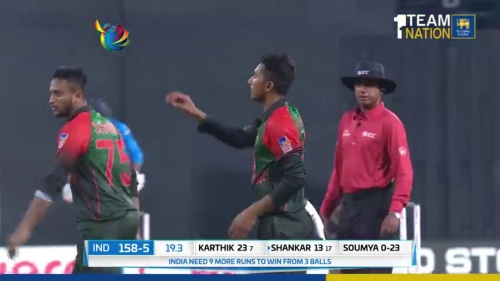
#> input picture Data/train/Live/1016.jpg, 500 x 281 px, given in place of 1.jpg, which was not available
$ python transform.py
#> lines starting #> are read from the running program, lines starting #| are printed output that depends on the picture
import cv2
import time
import copy
import os.path
start_time = time.time()

def ResizeWithAspectRatio(image, width=None, height=None, inter=cv2.INTER_AREA):
	dim = None
	(h, w) = image.shape[:2]

	if width is None and height is None:
		return image
	if width is None:
		r = height / float(h)
		dim = (int(w * r), height)
	else:
		r = width / float(w)
		dim = (width, int(h * r))

	return cv2.resize(image, dim, interpolation=inter)


def cropped(frame):
	height, width = frame.shape[:2]
	#print(height,width)
	start_row, start_col = int(height * .8), int(width * 0)
	end_row, end_col = int(height*1), int(width*1)
	#print(start_row, start_col)
	cropped = frame[start_row:end_row , start_col:end_col]
	return cropped


#for count, filename in enumerate(os.listdir("review")):

N = 5000
n = 1
for i in range(1,N):
	frame = cv2.imread('./live/'+str(i)+'.jpg',cv2.IMREAD_UNCHANGED)
#> frame is the input picture: shape (281, 500, 3); mean B, G, R 95.9, 82.8, 84.6
	if frame is not None:
		frame = ResizeWithAspectRatio(frame, width=500)
		frame = cropped(frame)
#> in cropped, `cropped = frame[start_row:end_row , start_col:end_col]`:
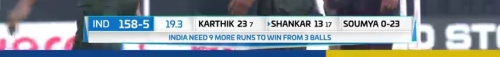
#> cropped: shape (57, 500, 3); mean B, G, R 152, 144.3, 134.3
		cv2.imwrite('./LT/'+str(n)+'.jpg',frame)
		n = n + 1
#> pass 2 of the loop `for i in range(1,N):`:
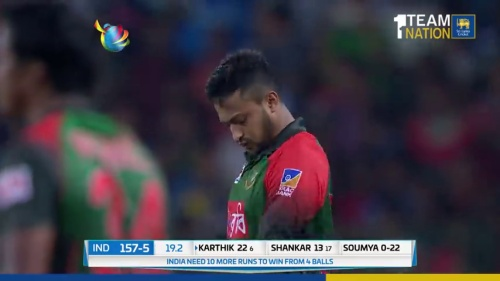
#> input picture Data/train/Live/1053.jpg, 500 x 281 px, given in place of 2.jpg, which was not available
#> frame is the input picture: shape (281, 500, 3); mean B, G, R 69, 59, 64.2
#> in cropped (call 2), `cropped = frame[start_row:end_row , start_col:end_col]`:
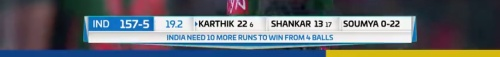
#> cropped: shape (57, 500, 3); mean B, G, R 112, 105.8, 100.1

print("--- %s seconds ---" % (time.time() - start_time))
